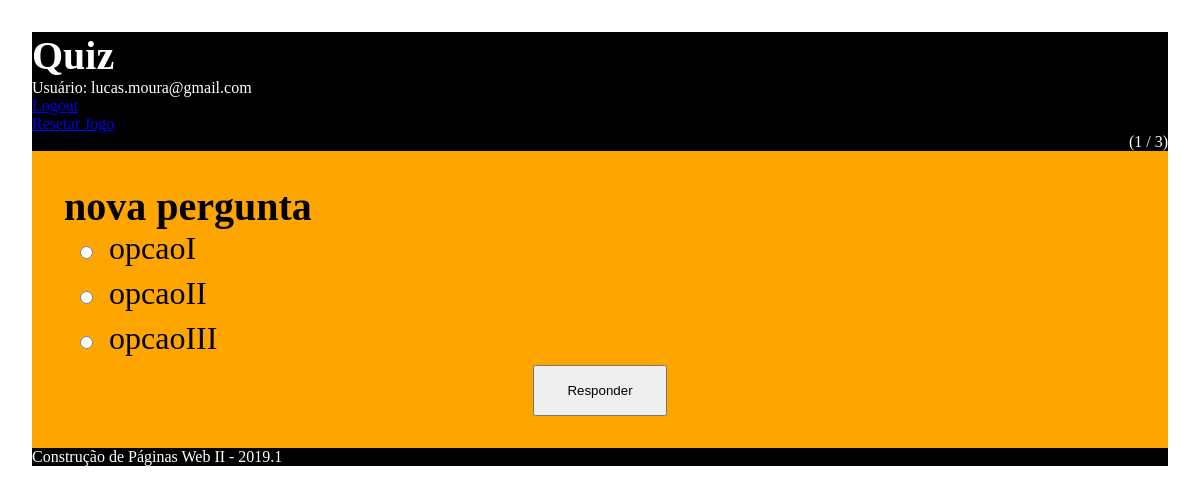
The page /index.php (signed in) on the database its author committed.
### tables this page shows
CREATE TABLE `questao` (
  `id` int(11) NOT NULL,
  `pergunta` varchar(100) NOT NULL,
  `opcao_a` varchar(100) NOT NULL,
  `opcao_b` varchar(100) NOT NULL,
  `opcao_c` varchar(100) NOT NULL,
  `resposta` char(1) NOT NULL
);

### funcao.php (called while the page is built, shortened)
<?php
  function obterConexao() {
    $conexao = mysqli_connect("localhost", "root", "", "quiz");
    mysqli_set_charset($conexao, 'utf8');
    return $conexao;
  }
  function obterQuestao($jogador_id) {
    $conexao = obterConexao();
    $sql = "SELECT * FROM questao WHERE id NOT IN
      (SELECT questao_id FROM resposta WHERE jogador_id = ?)
      ORDER BY rand() LIMIT 1";
    $sentenca = mysqli_prepare($conexao, $sql);
    mysqli_stmt_bind_param($sentenca, "i", $jogador_id);
    mysqli_stmt_execute($sentenca);
    $resultado = mysqli_stmt_get_result($sentenca);
    $questao = mysqli_fetch_array($resultado, MYSQLI_ASSOC);
    return $questao;
}
  function obterJogadorByEmail($email) {
    $conexao = obterConexao();
    $sql = "select * from jogador where email = ?";
    $sentenca = mysqli_prepare($conexao, $sql);
    mysqli_stmt_bind_param($sentenca, "s", $email);
    mysqli_stmt_execute($sentenca);
    $resultado = mysqli_stmt_get_result($sentenca);
    $jogador = mysqli_fetch_array($resultado, MYSQLI_ASSOC);
    return $jogador;
  }
   function obterQuantidadeQuestoes() {
     $conexao = obterConexao();
     $resultado = mysqli_query($conexao,
             "SELECT COUNT(id) as cont FROM questao");
     if ($resultado) {
       $linha = mysqli_fetch_array($resultado,
           MYSQLI_ASSOC);
     }
     return $linha["cont"];
   }
   function obterQuantidadeRespostas($jogador_id) {
     $conexao = obterConexao();
     $sql = "select count(id) as cont from resposta where jogador_id = ?";
     $sentenca = mysqli_prepare($conexao, $sql);
     mysqli_stmt_bind_param($sentenca, "i", $jogador_id);
     mysqli_stmt_execute($sentenca);
     $resultado = mysqli_stmt_get_result($sentenca);
     $linha = mysqli_fetch_array($resultado, MYSQLI_ASSOC);
     return $linha["cont"];
   }
 ?>

### index.php (the view, shortened to what this page needs)
<?php
  include_once "funcao.php";
  $jogador = obterJogadorByEmail($_SESSION['email']);
  $questao = obterQuestao($jogador["id"]);
  $quantidadeQuestoes = obterQuantidadeQuestoes();
  $quantidadeRespostas = obterQuantidadeRespostas($jogador["id"]);
  $quantidadeRespostas++;
 ?>
<!DOCTYPE html>
<html lang="en" dir="ltr">
  <head>
    <link rel="stylesheet" href="questao.css">
  </head>
  <body>
    <header>
        <h1>Quiz</h1>
        <p>Usuário: <?php echo $_SESSION["email"]; ?></p>
        <p><a href="logout.php">Logout</a></p>
        <p><a href="resetar.php">Resetar Jogo</a></p>
        <?php
              echo "<p style='text-align:right'> ($quantidadeRespostas / $quantidadeQuestoes) </p>"
         ?>
    </header>
    <section>
      <form action="salvaResposta.php" method="post">
          <h1><?php echo $questao['pergunta']; ?></h1>
          <input type="radio" name="resposta" value="a"><?php echo $questao['opcao_a']; ?><br>
          <input type="radio" name="resposta" value="b"><?php echo $questao['opcao_b']; ?><br>
          <input type="radio" name="resposta" value="c"><?php echo $questao['opcao_c']; ?><br>
          <div>
            <button type="submit" name="button">Responder</button>
          </div>
      </form>
    </section>
    <footer>Construção de Páginas Web II - 2019.1</footer>
  </body>
</html>

### questao.css (style rules this page uses)
* { margin: 0px; padding: 0px; box-sizing: border-box; }
body { background-color: white; margin: auto; padding: 2rem; }
form { background-color: orange; padding: 2rem; font-size: 2rem; }
input { margin: 1rem; }
button { padding: 1rem 2rem; }
div { text-align: center; }
h1 { font-size: 2.5rem; }
header, footer { background-color: black; color: white; }

### rows shown on the page
questao: pergunta "nova pergunta", opcao_a "opcaoI", opcao_b "opcaoII", opcao_c "opcaoIII"

### other values the page prints
$_SESSION["email"] "lucas.moura@gmail.com"
$quantidadeRespostas "1"
$quantidadeQuestoes "3"
